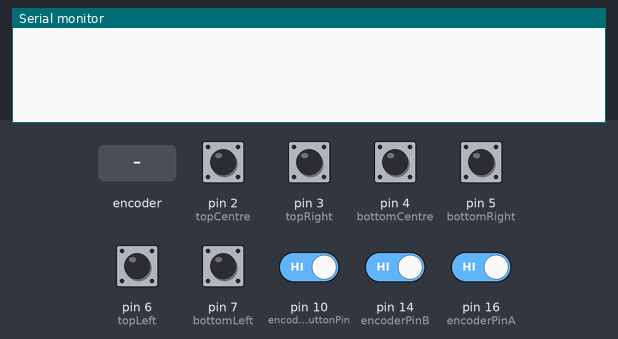
A sketch run on a simulated Arduino Leonardo, built with avr-gcc and run on an emulated ATmega32U4. On the bench: the last lines printed to the serial monitor. The test bench sets the inputs (shaded band); at power-on: pin 2 (topCentre), pin 3 (topRight), pin 4 (bottomCentre), pin 5 (bottomRight), pin 6 (topLeft), pin 7 (bottomLeft), pin 10 (encoderButtonPin), pin 14 (encoderPinB), pin 16 (encoderPinA) HIGH. USB keyboard and mouse output is not drawn.

Above: at 1.2 s.
1.3 s: rotary encoder on pin 16 (encoderPinA) / pin 14 (encoderPinB) turned 1 step (first pin leading)
At 2.6 s:
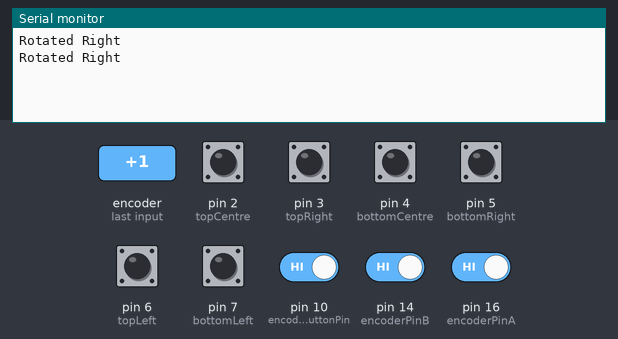
3.0 s: pin 2 (topCentre) pulled LOW for 0.15 s
At 3.3 s:
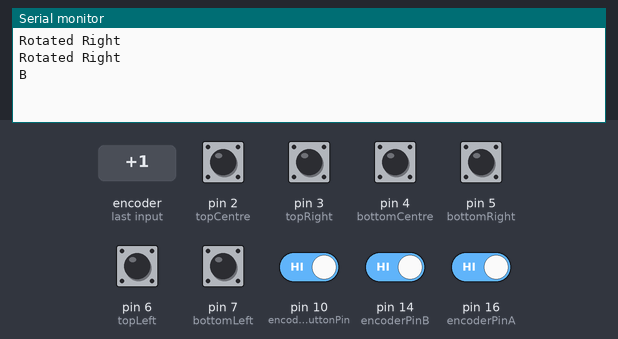
4.6 s: pin 3 (topRight) pulled LOW for 0.15 s
At 5.8 s:
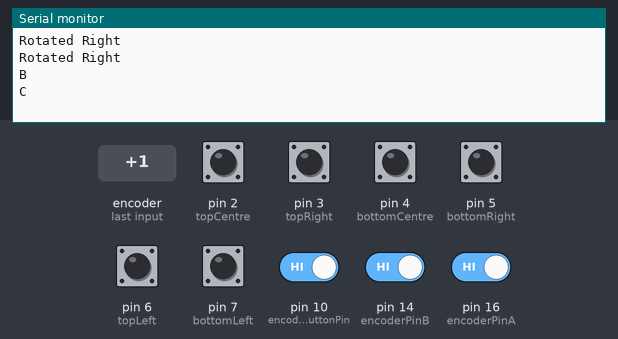
6.2 s: pin 4 (bottomCentre) pulled LOW for 0.15 s
At 7.0 s:
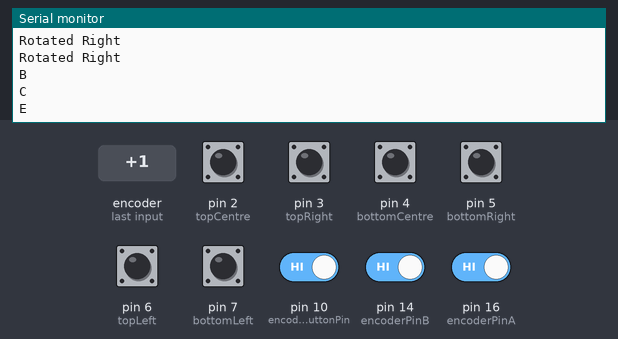
7.8 s: pin 5 (bottomRight) pulled LOW for 0.15 s
At 8.2 s:
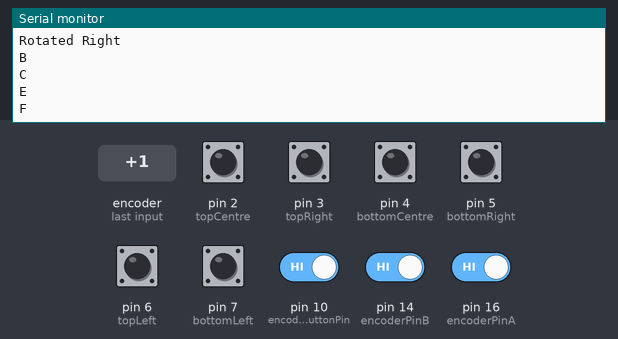
9.4 s: pin 6 (topLeft) pulled LOW for 0.15 s
At 10.6 s:
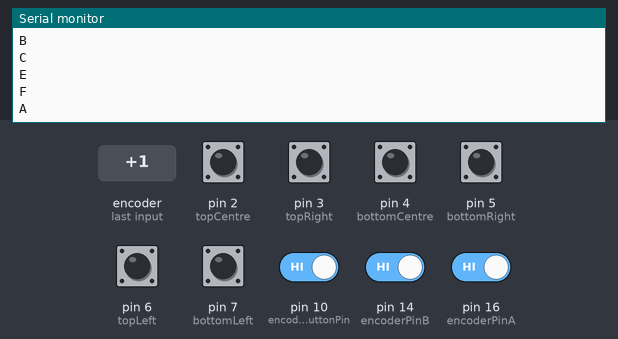

The sketch:

multi_input_macropad.ino
```cpp
#include "Keyboard.h"

// Rotary encoder pins
const int encoderPinA = 16;
const int encoderPinB = 14;
const int encoderButtonPin = 10;  // Push button connected to pin 10

int lastEncoderPinAState;
int encoderPosition = 0;
bool encoderButtonState = HIGH;

// Keys
const int bottomLeft = 7;
const int topLeft = 6;
const int bottomRight = 5;
const int bottomCentre = 4;
const int topRight = 3;
const int topCentre = 2;

int bottomLeftState = HIGH;
int topLeftState = HIGH;
int bottomRightState = HIGH;
int bottomCentreState = HIGH;
int topRightState = HIGH;
int topCentreState = HIGH;

void setup() {
  // Initialize the Serial Monitor
  Serial.begin(9600);

  Keyboard.begin();

  // Configure rotary encoder pins
  pinMode(encoderPinA, INPUT_PULLUP);
  pinMode(encoderPinB, INPUT_PULLUP);
  pinMode(encoderButtonPin, INPUT_PULLUP);

  // Read the initial state of encoder pin A
  lastEncoderPinAState = digitalRead(encoderPinA);

  // Configure the button pins as input with internal pull-up resistors
  pinMode(bottomLeft, INPUT_PULLUP);
  pinMode(topLeft, INPUT_PULLUP);
  pinMode(bottomRight, INPUT_PULLUP);
  pinMode(bottomCentre, INPUT_PULLUP);
  pinMode(topCentre, INPUT_PULLUP);
  pinMode(topRight, INPUT_PULLUP);
}

void loop() {
  // Read the state of the rotary encoder button
  encoderButtonState = digitalRead(encoderButtonPin);

  // Read the state of the keys
  bottomLeftState = digitalRead(bottomLeft);
  topLeftState = digitalRead(topLeft);
  bottomRightState = digitalRead(bottomRight);
  bottomCentreState = digitalRead(bottomCentre);
  topCentreState = digitalRead(topCentre);
  topRightState = digitalRead(topRight);

  // Check if any button is pressed
  if (topLeftState == LOW) {
    Serial.println("A");
    Keyboard.press(97);  // Simulate pressing 'a'
    delay(50);
    Keyboard.release(97);
    delay(200);
  }
  if (topCentreState == LOW) {
    Serial.println("B");
    Keyboard.press(98);  // Simulate pressing 'b'
    delay(50);
    Keyboard.release(98);
    delay(200);
  }
  if (topRightState == LOW) {
    Serial.println("C");
    Keyboard.press(99);  // Simulate pressing 'c'
    delay(50);
    Keyboard.release(99);
    delay(200);
  }
  if (bottomLeftState == LOW) {
    Serial.println("D");
    Keyboard.press(100);  // Simulate pressing 'd'
    delay(50);
    Keyboard.release(100);
    delay(200);
  }
  if (bottomCentreState == LOW) {
    Serial.println("E");
    Keyboard.press(101);  // Simulate pressing 'e'
    delay(50);
    Keyboard.release(101);
    delay(200);
  }
  if (bottomRightState == LOW) {
    Serial.println("F");
    Keyboard.press(102);  // Simulate pressing 'f'
    delay(50);
    Keyboard.release(102);
    delay(200);
  }

  // Check the rotary encoder rotation
  int currentEncoderPinAState = digitalRead(encoderPinA);
  if (currentEncoderPinAState != lastEncoderPinAState) {
    if (digitalRead(encoderPinB) != currentEncoderPinAState) {
      encoderPosition++;
      Serial.println("Rotated Right");
      Keyboard.press(KEY_RIGHT_ARROW);  // Simulate pressing the right arrow key
      delay(50);
      Keyboard.release(KEY_RIGHT_ARROW);
    } else {
      encoderPosition--;
      Serial.println("Rotated Left");
      Keyboard.press(KEY_LEFT_ARROW);  // Simulate pressing the left arrow key
      delay(50);
      Keyboard.release(KEY_LEFT_ARROW);
    }
    lastEncoderPinAState = currentEncoderPinAState;
  }

  // Check if the rotary encoder button is pressed
  if (encoderButtonState == LOW) {
    Keyboard.press('1');  // Simulate pressing '1'
    delay(50);
    Keyboard.release('1');
    delay(200);  // Debounce delay to prevent multiple readings
  }
}
```

Measured:
- after the input at 1.3 s, the serial monitor: prints a new line at once (image 1)
- after the input at 3.0 s, the serial monitor: prints a new line at once (image 2)
- after the input at 4.6 s, the serial monitor: prints a new line at once (image 3)
- after the input at 6.2 s, the serial monitor: prints a new line at once (image 4)
- after the input at 7.8 s, the serial monitor: prints a new line at once (image 5)
- after the input at 9.4 s, the serial monitor: prints a new line at once (image 6)
